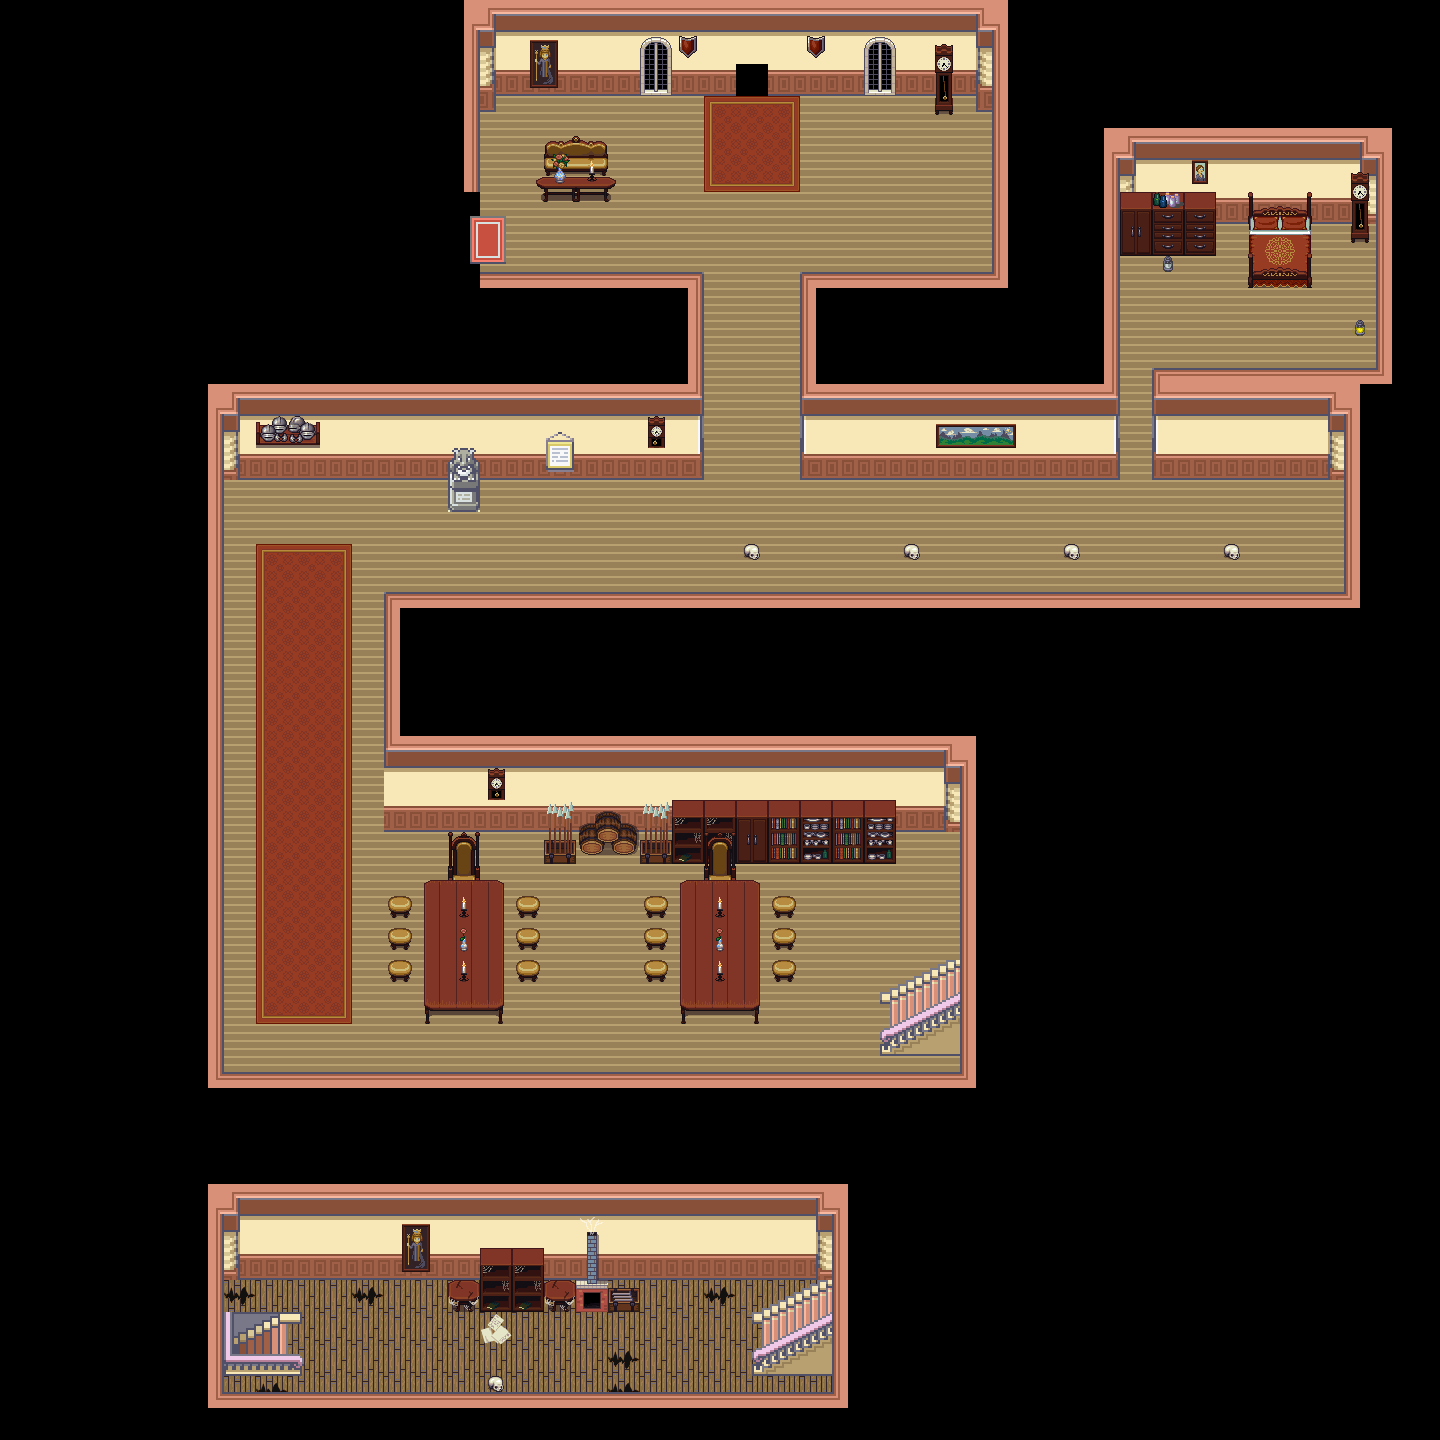

This game map was drawn from its Tiled (.tmx) file and the tilesets committed beside it. A one-line description and the trimmed map source follow:
An orthogonal 45x45 tile map with 32x32 px tiles, 4 tile layers (Floor, Walls, Objects, SuperiorObjects), 3 tilesets and 70 objects (2x door).

<map version="1.0" tiledversion="1.1.2" orientation="orthogonal" renderorder="right-down" width="45" height="45" tilewidth="32" tileheight="32" infinite="0" nextobjectid="122">
 <tileset firstgid="1" source="Multi-Inside.tsx" />
 <tileset firstgid="1905" source="interior.tsx" />
 <tileset firstgid="2161" source="castle.tsx" />
 <layer name="Floor" width="45" height="45">
  <data>[2025 cells, 651 non-empty, 20 distinct tile ids]</data>
 </layer>
 <layer name="Walls" width="45" height="45">
  <data>[2025 cells, 478 non-empty, 40 distinct tile ids]</data>
 </layer>
 <layer name="Objects" width="45" height="45">
  <data>[2025 cells, 142 non-empty, 76 distinct tile ids]</data>
 </layer>
 <objectgroup name="Path" />
 <objectgroup name="Collisions">
  <object id="1" x="535.667" y="134.667" width="80" height="67" />
  <object id="4" x="464" y="0" width="261.5" height="95" />
  <object id="5" x="776.667" y="1" width="229.333" height="93" />
  <object id="6" x="994" y="94" width="13" height="194" />
  <object id="7" x="805" y="272" width="186" height="15" />
  <object id="8" x="465" y="273" width="231.667" height="15" />
  <object id="9" x="467" y="96" width="10" height="94" />
  <object id="10" x="688" y="289" width="8.33333" height="92" />
  <object id="11" x="805" y="286" width="11" height="97" />
  <object id="15" x="804" y="382.542" width="306.75" height="96.125" />
  <object id="16" x="1164.33" y="370.667" width="210.333" height="109.333" />
  <object id="17" x="1090.67" y="126.667" width="20.6667" height="258.167" />
  <object id="19" x="1121.67" y="129.333" width="285" height="93.3333" />
  <object id="20" x="1251" y="220.333" width="58.3333" height="65.3333" />
  <object id="22" x="1374.67" y="225.667" width="32" height="158.333" />
  <object id="23" x="1348" y="477.333" width="29.3333" height="129.333" />
  <object id="25" x="448" y="449.333" width="28" height="58.6667" />
  <object id="27" x="930.667" y="78.6667" width="25.3333" height="46.6667" />
  <object id="30" x="386" y="589" width="961" height="16" />
  <object id="31" x="209" y="382" width="487.333" height="96" />
  <object id="32" x="208" y="477.333" width="12" height="613.333" />
  <object id="34" x="385.333" y="608" width="12" height="128" />
  <object id="35" x="382.667" y="737.333" width="605.333" height="89.3333" />
  <object id="36" x="961.333" y="825.333" width="30.6667" height="261.333" />
  <object id="38" x="676.667" y="828.667" width="90" height="185.667" />
  <object id="39" x="768" y="895.333" width="27" height="87.3333" />
  <object id="40" x="544" y="826.667" width="351.333" height="36.6667" />
  <object id="41" x="514" y="894" width="28" height="88.6667" />
  <object id="42" x="425" y="880" width="77.6667" height="134.667" />
  <object id="43" x="384.667" y="895.333" width="30" height="90" />
  <object id="46" x="207" y="1073" width="754" height="15" />
  <object id="49" x="901.333" y="962.667" width="56" height="90.6667" />
  <object id="53" x="774" y="1283.67" width="56" height="90.6667" />
  <object id="55" x="221.333" y="1316" width="49.3333" height="58.6667" />
  <object id="59" x="487.333" y="1376.67" width="17" height="15.3333" />
  <object id="60" x="208" y="1183" width="655" height="96" />
  <object id="61" x="831" y="1282" width="32" height="124" />
  <object id="62" x="208" y="1392" width="622" height="15" />
  <object id="63" x="208" y="1281" width="13" height="110" />
  <object id="64" x="448" y="1278.67" width="192" height="32" />
  <object id="72" x="1120.17" y="222.167" width="94" height="33" />
  <object id="73" x="1348.67" y="222" width="27.3333" height="20.6667" />
  <object id="75" x="448" y="831" width="32" height="49" />
  <object id="76" x="642" y="896.667" width="27.3333" height="84.6667" />
 </objectgroup>
 <objectgroup color="#ff0000" name="Triggers">
  <object id="12" x="727.5" y="-10.5" width="37.75" height="42">
   <properties>
    <property name="youWin" type="bool" value="true" />
   </properties>
  </object>
  <object id="45" x="737.667" y="205" width="28.6667" height="23.3333">
   <properties>
    <property name="isLinkedTo" value="start" />
   </properties>
  </object>
  <object id="48" x="880.167" y="985.5" width="21.1667" height="69">
   <properties>
    <property name="changeMap" value="Planta2" />
    <property name="linkTo" value="entry_1" />
    <property name="stopAllSounds" type="bool" value="false" />
   </properties>
  </object>
  <object id="52" x="274.083" y="1315.83" width="21.1667" height="58.3333">
   <properties>
    <property name="changeMap" value="Planta0" />
    <property name="linkTo" value="entry_1" />
    <property name="stopAllSounds" type="bool" value="false" />
   </properties>
  </object>
  <object id="54" x="694" y="1332" width="28.6667" height="23.3333">
   <properties>
    <property name="isLinkedTo" value="entry_2" />
   </properties>
  </object>
  <object id="56" x="752.083" y="1305.5" width="21.1667" height="69">
   <properties>
    <property name="changeMap" value="Planta2" />
    <property name="linkTo" value="entry_3" />
   </properties>
  </object>
  <object id="57" x="327.333" y="1334" width="20.3334" height="19">
   <properties>
    <property name="isLinkedTo" value="entry_3" />
   </properties>
  </object>
  <object id="68" x="837.333" y="1004" width="28" height="49.3333">
   <properties>
    <property name="isLinkedTo" value="entry_1" />
   </properties>
  </object>
  <object id="77" x="496.667" y="95" width="100" height="34">
   <properties>
    <property name="justOnce" type="bool" value="false" />
    <property name="sendMessage" value="Menudo cuadro más escalofriante " />
   </properties>
  </object>
  <object id="100" x="504.997" y="209.333" width="60" height="56.6667">
   <properties>
    <property name="justOnce" type="bool" value="false" />
    <property name="sendMessage" value="Camino hacia el mapa de pruebas" />
   </properties>
  </object>
  <object id="101" x="473.5" y="1326.5" width="39" height="63">
   <properties>
    <property name="justOnce" type="bool" value="true" />
    <property name="sendMessage" value="'Amigo, acuérdate que necesitarás algo con lo que poder luchar ahí abajo'" />
   </properties>
  </object>
  <object id="103" x="535.333" y="478.667" width="48" height="18.6667">
   <properties>
    <property name="justOnce" type="bool" value="true" />
    <property name="sendMessage" value="Planta 1" />
   </properties>
  </object>
  </objectgroup>
 <objectgroup color="#00ff00" name="Items">
  <!-- 2 objects omitted --></objectgroup>
 <layer name="SuperiorObjects" width="45" height="45">
  <data>[2025 cells, 38 non-empty, 26 distinct tile ids]</data>
 </layer>
</map>
<!-- 14 of 70 objects omitted -->
